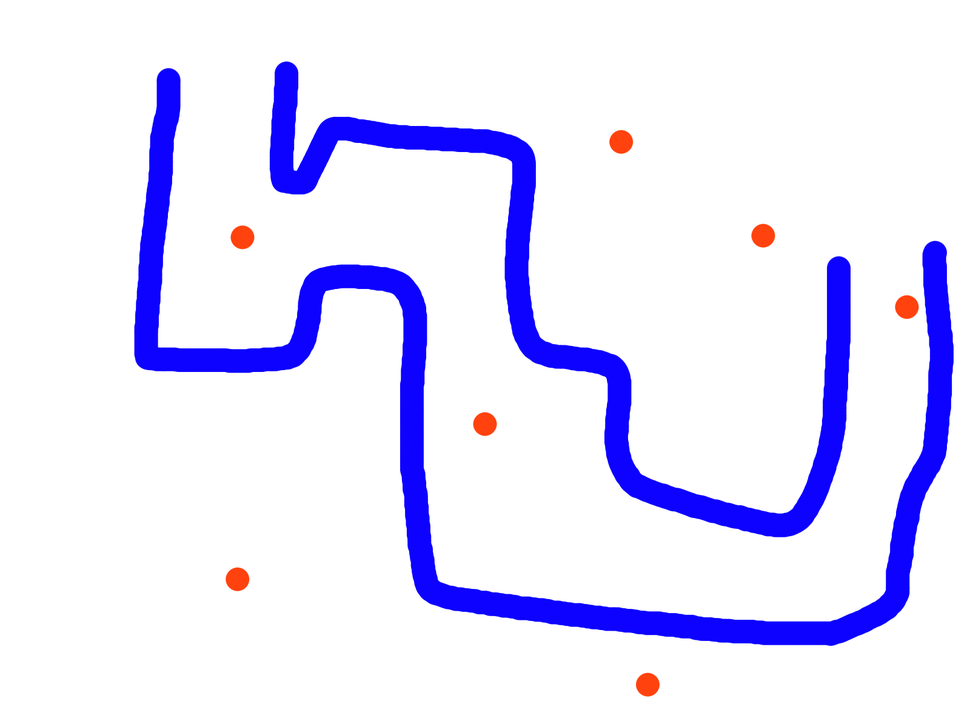
#> input picture files/laby.png, 970 x 727 px, shrunk from 1600 x 1200 before the run
$ python main.py
#> lines starting #> are read from the running program, lines starting #| are printed output that depends on the picture; after the words box and inside, x2 and y2 are one past the last pixel; in counts of white or black regions, pixels touching at a corner belong together
import cv2
import numpy as np
import argparse
from tkinter import *
from PIL import Image, ImageTk


img = cv2.imread('files/laby.png')
#> img is the input picture: shape (727, 970, 3); mean B, G, R 254, 228.6, 230.6

hsv = cv2.cvtColor(img, cv2.COLOR_BGR2HSV)
#> hsv: shape (727, 970, 3); mean H, S, V 13.9, 26.6, 255

## get only the blue color
lower_blue = np.array([110,50,50])
upper_blue = np.array([130,255,255])


## get only the red color
lower_red = np.array([0,50,50])
upper_red = np.array([10,255,255])


## get only the green color
lower_green = np.array([50,50,50])
upper_green = np.array([70,255,255])


mask_laby = cv2.inRange(hsv, lower_blue, upper_blue)
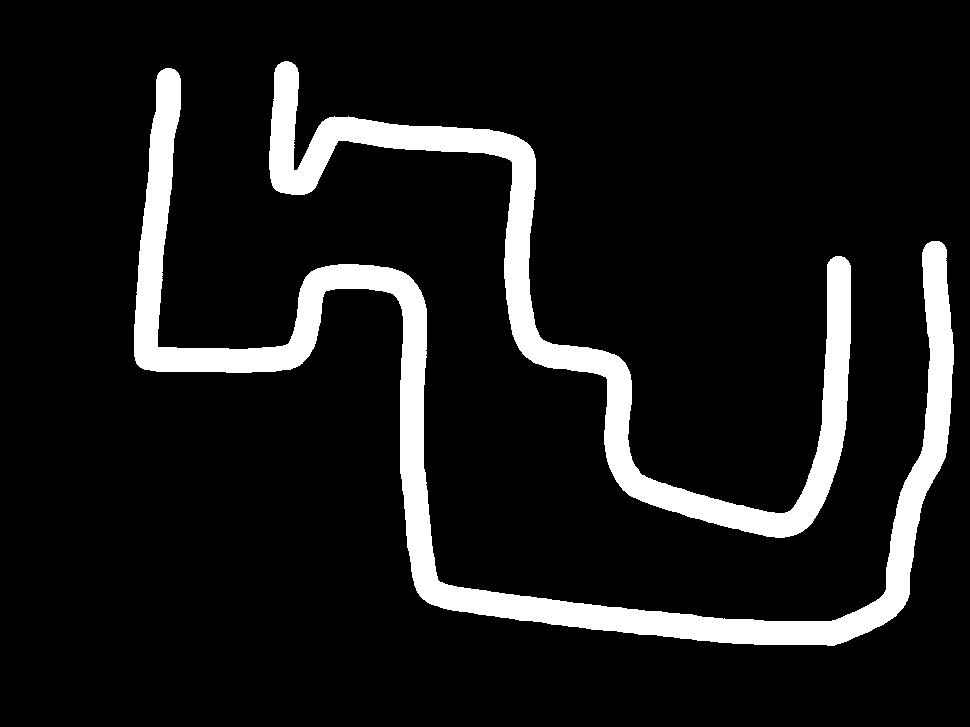
#> mask_laby: shape (727, 970); 10.4% white; 2 white regions, box (x1, y1, x2, y2) and area: (134, 68, 954, 646) 42816, (269, 61, 851, 538) 30205
edges_laby = cv2.Canny(mask_laby,100,200)
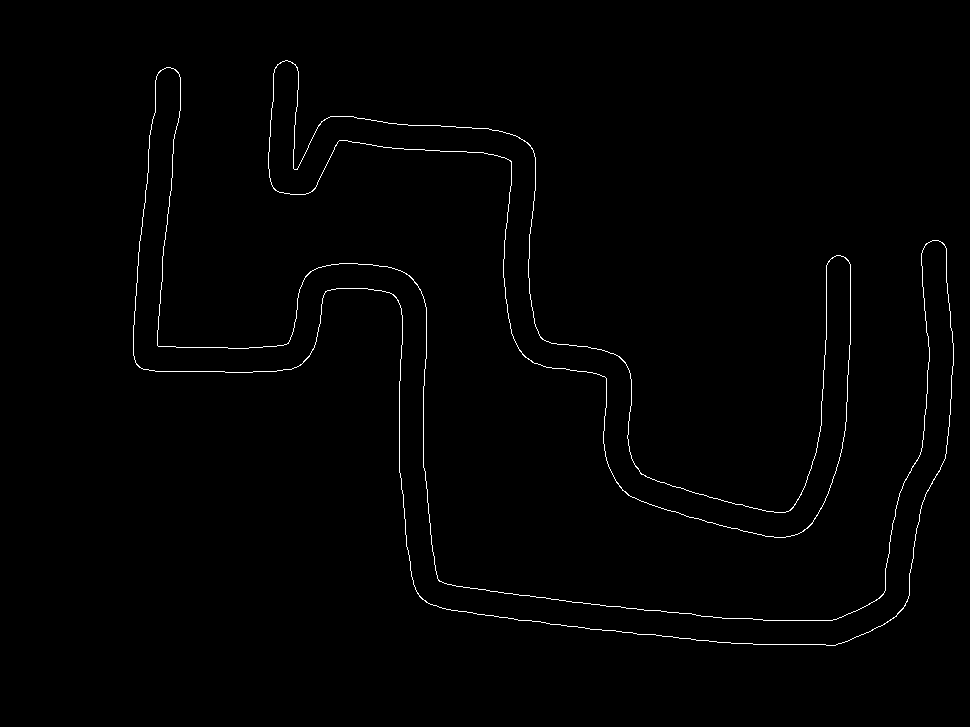
#> edges_laby: shape (727, 970); 0.85% white in thin lines or dots, all inside (x1, y1, x2, y2) = (133, 60, 954, 646)

#

root = Tk()
root.geometry("1800x1200")
root.title("Drawing lines to a canvas")
cv = Canvas(root,height="1800",width="1200",bg="white")
cv.pack()


"""cv2.imshow('mask_laby', mask_laby)
cv2.imshow('img', img)
cv2.imshow('edges_laby',edges_laby)
"""

edged = Image.fromarray(edges_laby)
edged = ImageTk.PhotoImage(edged)

cv.create_image(20, 20, anchor=NW, image=edged)
root.mainloop()

cv2.waitKey(0)
cv2.destroyAllWindows()

$ run again, with files/img2.png copied over files/laby.png
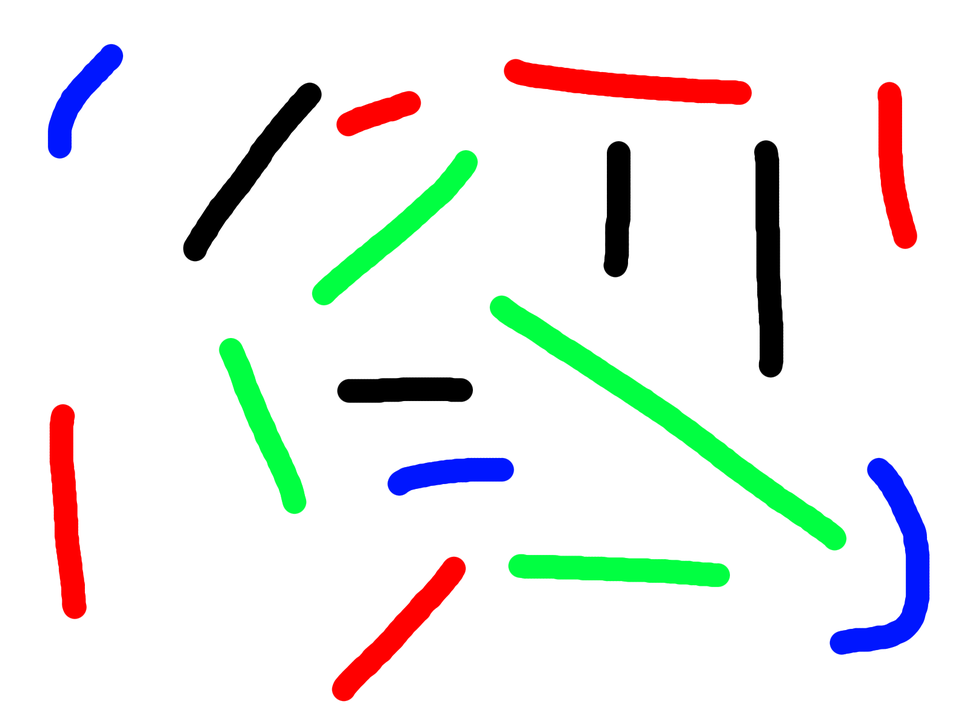
#> input picture files/img2.png, 970 x 727 px, shrunk from 1600 x 1200 before the run
#> img is the input picture: shape (727, 970, 3); mean B, G, R 234.8, 237.4, 235.8
#> hsv: shape (727, 970, 3); mean H, S, V 5, 20.7, 249
#> `mask_laby = cv2.inRange(hsv, lower_blue, upper_blue)`:
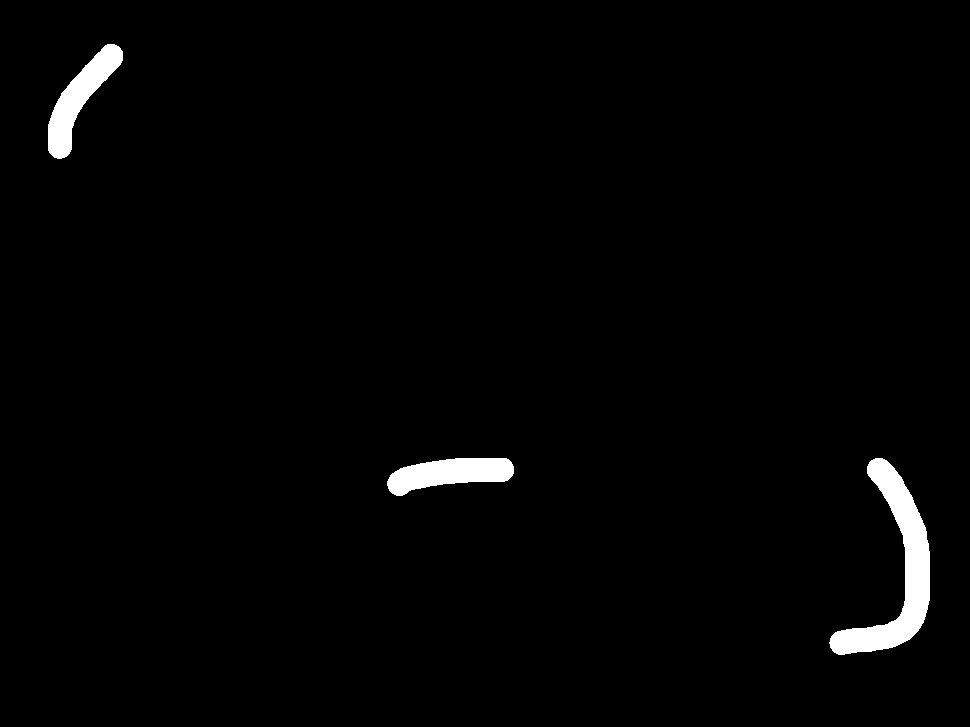
#> mask_laby: shape (727, 970); 1.8% white; 3 white regions, box (x1, y1, x2, y2) and area: (829, 458, 930, 655) 6271, (48, 44, 123, 159) 3088, (387, 458, 514, 496) 3021
#> `edges_laby = cv2.Canny(mask_laby,100,200)`:
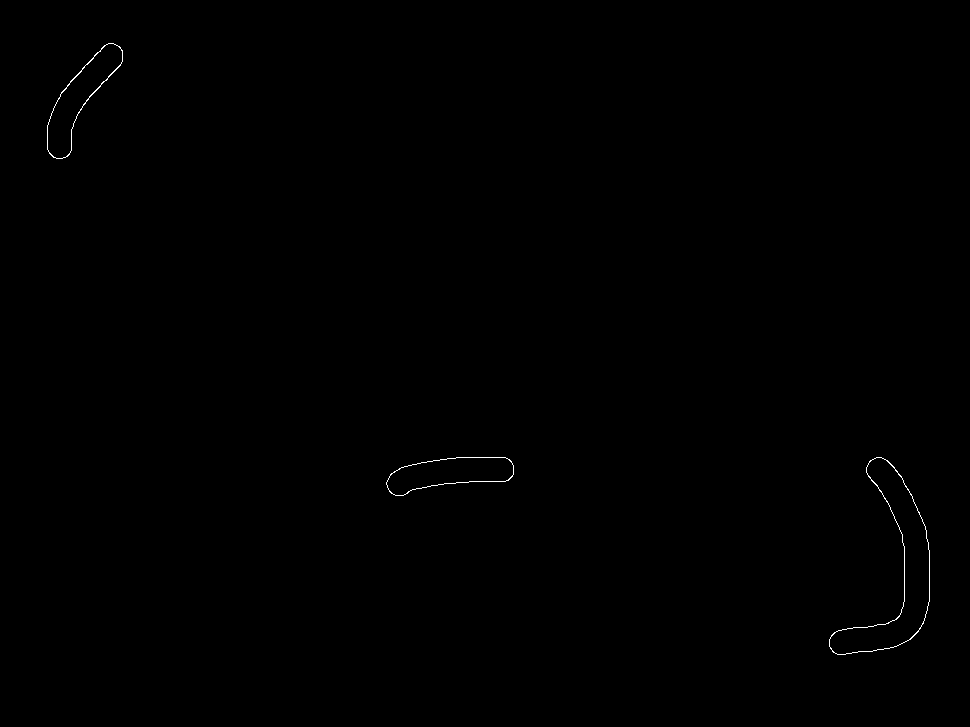
#> edges_laby: shape (727, 970); 0.17% white in thin lines or dots, all inside (x1, y1, x2, y2) = (47, 43, 930, 655)
